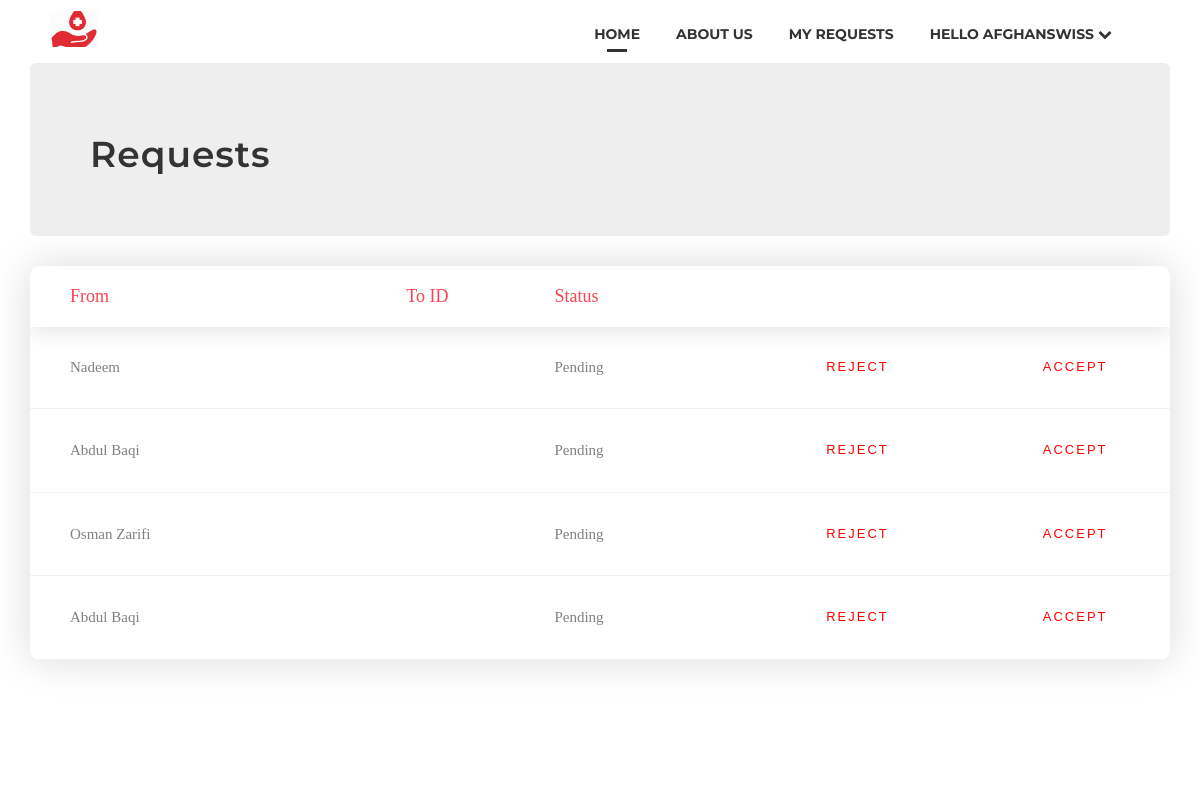
/requests/ (signed in), run on the app's committed database.
### accounts/models.py (models this page shows, shortened)
class User(AbstractBaseUser):
    name_regex = RegexValidator(regex='^[a-zA-Z ]+$', message="Name cannot include numbers", code='ValueError')
    username = models.CharField(validators=[usename_regex], max_length=30, unique=True, verbose_name="UserName")
    name = models.CharField(max_length=30, validators=[name_regex])
    active = models.BooleanField(default=True)
    admin = models.BooleanField(default=False)
    staff = models.BooleanField(default=False)  # a admin user; non super-user
    approved = models.BooleanField(default=True)
    ishospital = models.BooleanField(default=False)
    isdonor = models.BooleanField(default=False)
    USERNAME_FIELD = 'username'
    REQUIRED_FIELDS = []
    objects = UserManager()
    @property
    def is_active(self):
        return self.active
    @property
    def is_hospital(self):
        return self.ishospital

### mysite/models.py (models this page shows, shortened)
class User_Requests(models.Model):
    req_id = models.ForeignKey(Requests, null=True, blank=True, on_delete=models.CASCADE)
    user_id = models.ForeignKey(PUser, null=False, blank=False, on_delete=models.CASCADE)
    r_date = models.DateField(default=datetime.date.today)
    objects = models.Manager()

class PUser(models.Model):
    phone_regex = RegexValidator(regex=r'^\+?1?\d{9,12}$',
                                 message="Phone number must be entered in the format: '+999999999'.")
    email_regex = RegexValidator(regex=r"\b[\w.-]+@[\w.-]+.\w{2,4}\b", message="invalid email")
    user_id = models.AutoField(primary_key=True)
    name = models.CharField(validators=[name_regex], max_length=30)
    username = models.OneToOneField(User, on_delete=models.CASCADE)
    contact = models.CharField(validators=[phone_regex],
                               max_length=17, blank=True)  # validators should be a list
    Email = models.EmailField(validators=[validate_email])
    loc_id = models.ForeignKey(Location, null=True, blank=True, on_delete=models.SET_NULL)
    birthdate = models.DateField()
    gender = models.CharField(max_length=10)
    objects = models.Manager()

class Requests(models.Model):
    req_id = models.AutoField(primary_key=True)
    status = models.CharField(max_length=20, default="Pending")
    remarks = models.TextField()
    record_id = models.ForeignKey(Blood_Records, null=True, blank=True, on_delete=models.SET_NULL)
    objects = models.Manager()

### mysite/views.py (the view, shortened to what this page needs)
# urls.py: path('requests/', views.req_view, name='requests'),
def req_view(request):
    if request.user.ishospital:
        hid = request.user
        try:
            hins = Hospital.objects.get(h_username=hid)
        except Hospital.DoesNotExist:
            hins = None
        try:
            bbid= Blood_Bank.objects.get(h_id=hins)
        except Blood_Bank.DoesNotExist:
            bbid = None
        try:
            myhreq = User_Requests.objects.filter(req_id__record_id__bb_id=bbid)
        except User_Requests.DoesNotExist:
            myhreq = None
        print("hospital", myhreq)
        return render(request, 'requests.html', {'hreqs': myhreq})

### templates/requests.html (shortened to what this page needs)
{% extends "base.html" %}
{% block navbar %}
{% include "navbar.html" %}
{% endblock %}
{% load static %}
	<link rel="stylesheet" type="text/css" href="{% static 'vendor/animate/animate.css' %}">
	<link rel="stylesheet" type="text/css" href="{% static 'vendor/select2/select2.min.css' %}">
	<link rel="stylesheet" type="text/css" href="{% static 'vendor/perfect-scrollbar/perfect-scrollbar.css' %}">
	<link rel="stylesheet" type="text/css" href="{% static 'css/util.css' %}">
	<link rel="stylesheet" type="text/css" href="{% static 'css/main.css' %}">
    <div class="container">
         <div class="jumbotron">
        <h2>Requests</h2>
         </div>
    </div>
{% if hreqs != None %}
<div class="container">
                <div class="table100 ver2 m-b-110">
                    <div class="table100-head">
                    <table>
                        <thead>
                            <tr class="row100 head">
                                <th class="cell100 column1"> From</th>
                                <th class="cell100 column2">To ID</th>
                                <th class="cell100 column3">  Status   </th>
                                <th class="cell100 column4">     </th>
                                <th class="cell100 column5"> </th>
                            </tr>
                        </thead>
                    </table>
                    </div>
                    <div class="table100-body js-pscroll">
                        <table>
                            <tbody>
                                    {% for records in hreqs %}
                                    {% if records.req_id.status == 'Pending' %}
                                        <tr class="row100 body">
                                            <td class="cell100 column1">{{records.user_id.name}}</td>
                                            <td class="cell100 column2">{{records.req_id.req_id.record_id.bg_id.bg_name}}</td>
                                            <td class="cell100 column3">{{records.req_id.status}}</td>
                                            <td class="cell100 column4"><a href="{% url 'reject_request' records.req_id.req_id %}" class="btn btn-skin">reject</a> </td>
                                            <td class="cell100 column5"><a href="{% url 'accept_request' records.req_id.req_id %}" class="btn btn-skin">Accept</a></td>
                                        </tr>
                                    {% endif %}
                                    {% endfor %}
                            </tbody>
                        </table>
                    </div>
                </div>
</div>
{% endif %}

### templates/navbar.html (shortened to what this page needs)
{% extends "base.html" %}
{% block navbar %}
<nav id="menu" class="navbar">
				<div class="container-fluid">
					<div class="navbar-header">
						<a class="navbar-brand" href="{% url 'home' %}">
                            {% load staticfiles %}
							<img src="{% static 'img/logo.png' %}" width="50px" height="50px"/>
						</a>
					</div>
					<div class="collapse navbar-collapse navbar-ex1-collapse">
						<ul class="nav navbar-nav">
							<li class="active" ><a href="{% url 'home' %}">Home</a></li>
							<li ><a href="#">About Us</a></li>
                             {% if user.is_authenticated %}
                            {% if user.is_hospital or user.is_donor %}
                                <li><a  href = "{% url 'requests' %}">My Requests</a> </li>
                            {% endif %}
                            <li class="dropdown"><a href="#" class="dropdown-toggle" data-toggle="dropdown">Hello {{ user.username }} <i class="fa fa-chevron-down"></i></a>
							</li>
                    {% else %}
                    <li><a href="{% url 'register' %}"><span class="glyphicon glyphicon-user"></span> Sign up</a> </li>
                    <li><a href="{% url 'login' %}"><span class="glyphicon glyphicon-log-in"></span> Login</a> </li>
                    {% endif %}
						</ul>
					</div>
				</div>
			</nav>
{% endblock %}

### static/css/style.css (style rules this page uses)
body { font-family: 'Roboto', sans-serif;font-weight: 300;color: #666;background-color: #fff;font-size: 15px;line-height: 1.75;hyphens: auto;overflow-wrap: break-word; }
html, body { width:100%; padding:0; margin:0; }
html { -webkit-text-size-adjust: none; }
img { max-width:100%; height: auto;width: auto\9; }
h2 { font-size: 36px; }
h1,h2,h3,h4,h5,h6 { font-weight: 600;color: #333;font-family: 'Montserrat',sans-serif;letter-spacing: 1px;line-height: 1.3; }
a { color: #42AB9E;-webkit-transition: all .2s ease-in-out;-moz-transition: all .2s ease-in-out;transition: all .2s ease-in-out; }
ul li { list-style: none; }
#menu { border-radius: 0;padding: 10px 15px;text-transform: uppercase;font-family: Montserrat,sans-serif;background: #fff; }
#menu .navbar-brand { margin: 0;height: auto;text-transform: uppercase;padding: 0px 18px; }
.navbar { margin: 0; }
#menu ul.nav li { padding-right: 16px; }
#menu ul.nav li a { padding: 8px 10px;color: #333;font-size: 14px;font-weight: bold;position:relative; }
#menu ul.nav li.active a:after { position: absolute;content: "";background: #333;bottom: 0;left: 50%;height: 3px; width: 20px;transform: translateX(-50%); }
@media (min-width: 768px) { #menu ul.nav { float:right; margin-top: 5px; } }
.btn { border-radius: 0; outline: none; color: red; font-family: 'Oswald', sans-serif; text-decoration: none; text-transform: uppercase; letter-spacing: 2px; font-weight: bold; font-size: 13px; }
.btn-skin { padding: 5px 20px;color: red;background-color: white;margin: 10px 0;font-weight: 400; }

### static/css/main.css (style rules this page uses)
.js-pscroll { position: relative; overflow: hidden; }
.table100 { background-color: #fff; }
table { width: 100%; }
th, td { font-weight: unset; padding-right: 10px; }
.column1 { width: 33%; padding-left: 40px; }
.column2 { width: 13%; }
.column3 { width: 22%; }
.column4 { width: 19%; }
.column5 { width: 13%; }
.table100-head th { padding-top: 18px; padding-bottom: 18px; }
.table100-body td { padding-top: 16px; padding-bottom: 16px; }
.table100 { position: relative; padding-top: 60px; }
.table100-head { position: absolute; width: 100%; top: 0; left: 0; }
.table100-body { max-height: 585px; overflow: auto; }
.table100.ver2 .table100-head { box-shadow: 0 5px 20px 0px rgba(0, 0, 0, 0.1); -moz-box-shadow: 0 5px 20px 0px rgba(0, 0, 0, 0.1); -webkit-box-shadow: 0 5px 20px 0px rgba(0, 0, 0, 0.1); -o-box-shadow: 0 5px 20px 0px rgba(0, 0, 0, 0.1); -ms-box-shadow: 0 5px 20px 0px rgba(0, 0, 0, 0.1); }
.table100.ver2 th { font-family: Lato-Bold; font-size: 18px; color: #fa4251; line-height: 1.4; background-color: transparent; }
.table100.ver2 td { font-family: Lato-Regular; font-size: 15px; color: #808080; line-height: 1.4; }
.table100.ver2 .table100-body tr { border-bottom: 1px solid #f2f2f2; }
.table100.ver2 { border-radius: 10px; overflow: hidden; box-shadow: 0 0px 40px 0px rgba(0, 0, 0, 0.15); -moz-box-shadow: 0 0px 40px 0px rgba(0, 0, 0, 0.15); -webkit-box-shadow: 0 0px 40px 0px rgba(0, 0, 0, 0.15); -o-box-shadow: 0 0px 40px 0px rgba(0, 0, 0, 0.15); -ms-box-shadow: 0 0px 40px 0px rgba(0, 0, 0, 0.15); }

### data on the page
User: username "AFGHANSWISS"
User_Requests: user_id.name "Nadeem", req_id.status "Pending"
User_Requests: user_id.name "Abdul Baqi", req_id.status "Pending"
User_Requests: user_id.name "Osman Zarifi", req_id.status "Pending"
User_Requests: user_id.name "Abdul Baqi", req_id.status "Pending"
